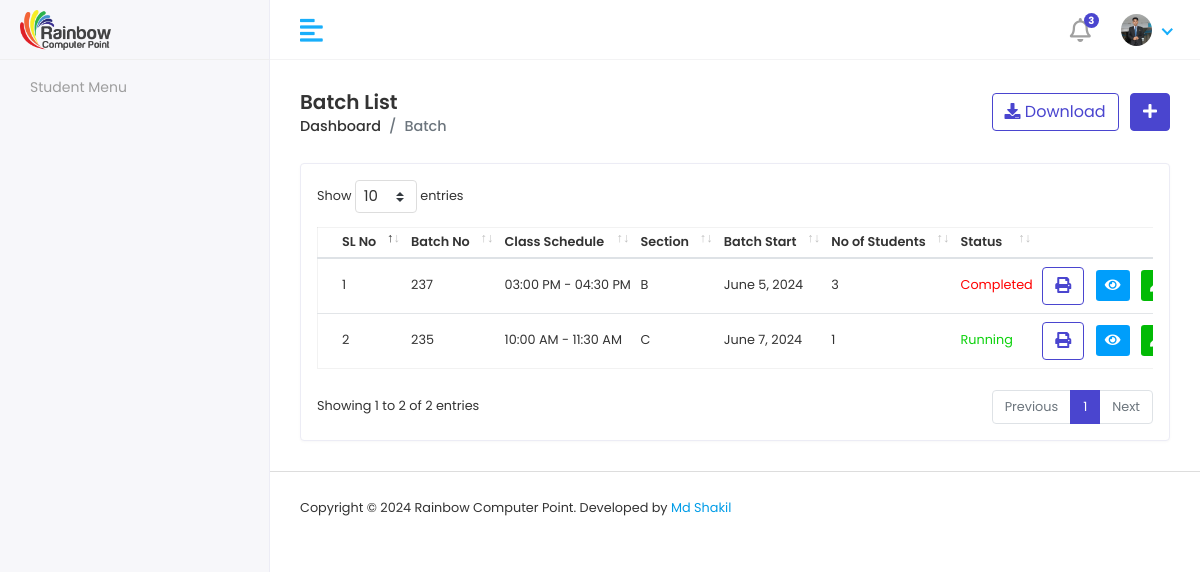
/batchList/, run on an earlier commit of the app's database.
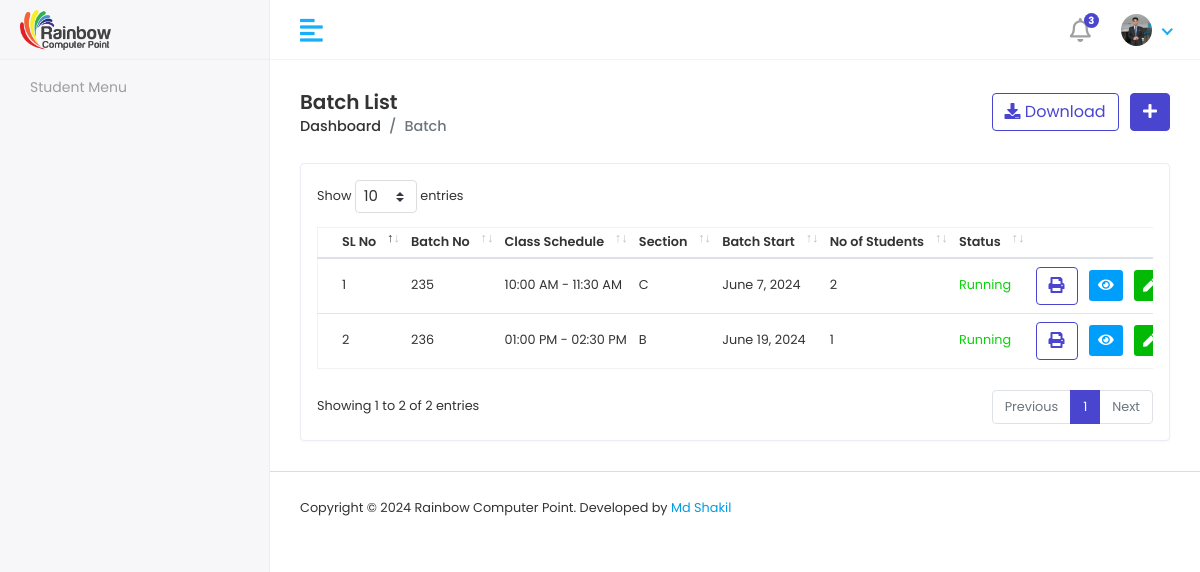
And on a later commit of the database.
### RainbowApp/models.py (models this page shows, shortened)
class BatchInfoModel(models.Model):
    BatchNo = models.CharField(max_length=100, null=True)
    SCHEDULE = [
        ('09:00 AM - 10:00 AM','09:00 AM - 10:00 AM'),
        ('10:00 AM - 11:30 AM','10:00 AM - 11:30 AM'),
        ('11:30 AM - 01:00 PM','11:30 AM - 01:00 PM'),
        ('01:00 PM - 02:30 PM','01:00 PM - 02:30 PM'),
        ('03:00 PM - 04:30 PM','03:00 PM - 04:30 PM'),
        ('04:30 PM - 06:00 PM','04:30 PM - 06:00 PM'),
        ('06:00 PM - 07:30 PM','06:00 PM - 07:30 PM'),
        ('08:00 PM - 09:30 PM','08:00 PM - 09:30 PM'),
    ]
    Batchschedule = models.CharField(choices=SCHEDULE,max_length=100, null=True)
    SECTION = [
        ('A','A'),
        ('B','B'),
        ('C','C'),
    ]
    Section = models.CharField(choices=SECTION,max_length=100, null=True)
    STATUS = [
        ('Running','Running'),
        ('Completed','Completed'),
    ]
    Status = models.CharField(choices=STATUS,max_length=100, null=True)
    BatchStart = models.DateField()

### RainbowProject/batchviews.py (the view)
# urls.py: path('batchList/',batchList, name='batchList'),
def batchList(request):
    batchData = BatchInfoModel.objects.all()
    batch_data_with_counts = []
    for batch in batchData:
        student_count = StudentInfoModel.objects.filter(BatchNo=batch).count()
        batch_data_with_counts.append((batch, student_count))
    context = {
        'batch_data_with_counts': batch_data_with_counts
    }
    return render(request, 'mybatch/batchlist.html', context)

### template/mybatch/batchlist.html (shortened to what this page needs)
{% extends 'adminmaster/adminmaster.html' %}
{% block admincontent %}
{% load static %}
<div class="content container-fluid">
    <div class="page-header">
       <div class="row align-items-center">
          <div class="col">
             <h3 class="page-title">Batch List</h3>
             <ul class="breadcrumb">
                <li class="breadcrumb-item"><a href="{% url 'adminDashboard' %}">Dashboard</a></li>
                <li class="breadcrumb-item active">Batch</li>
             </ul>
          </div>
          <div class="col-auto text-right float-right ml-auto">
             <a href="#" class="btn btn-outline-primary mr-2"><i class="fas fa-download"></i> Download</a>
             <a href="{% url 'addBatch' %}" class="btn btn-primary"><i class="fas fa-plus"></i></a>
          </div>
       </div>
    </div>
    <div class="row">
       <div class="col-sm-12">
          <div class="card card-table">
             <div class="card-body">
                <div class="table-responsive">
                    {% include 'commons/message.html' %}
                    <table class="table table-hover table-center mb-0 datatable">
                     <thead>
                         <tr>
                             <th>SL No</th>
                             <th>Batch No</th>
                             <th>Class Schedule</th>
                             <th>Section</th>
                             <th>Batch Start</th>
                             <th>No of Students</th>
                             <th>Status</th>
                             <th class="text-right">Action</th>
                         </tr>
                     </thead>
                     <tbody>
                         {% for batch, student_count in batch_data_with_counts %}
                         <tr>
                             <td>{{ forloop.counter }}</td>
                             <td>{{ batch.BatchNo }}</td>
                             <td>{{ batch.Batchschedule }}</td>
                             <td>{{ batch.Section }}</td>
                             <td>{{ batch.BatchStart }}</td>
                             <td>{{ student_count }}</td>
                             <td {% if batch.Status == 'Running' %} style="color:rgb(12, 210, 12);" {% else %} style="color:red" {% endif %}>
                                 {{ batch.Status }}
                             </td>
                             <td class="text-right">
                                 <div class="actions">
                                    <button onclick="printBatch('{{ batch.BatchNo }}')" class="btn btn-outline-primary mr-2">
                                        <i class="fas fa-print"></i>
                                    </button>
                                     <a href="{% url 'viewSingleBatch' batch.BatchNo %}" class="btn btn-sm bg-info-light mr-2">
                                         <i class="fas fa-eye"></i>
                                     </a>
                                     <a href="{% url 'editBatch' batch.id %}" class="btn btn-sm bg-success-light mr-2">
                                         <i class="fas fa-pen"></i>
                                     </a>
                                 </div>
                             </td>
                         </tr>
                         {% endfor %}
                     </tbody>
                 </table>
                </div>
             </div>
          </div>
       </div>
    </div>
 </div>
{% endblock admincontent %}

### template/adminmaster/adminmaster.html (shortened to what this page needs)
{% load static %}
<!DOCTYPE html>
<html lang="en">
<head>
    <link rel="stylesheet" href="{% static 'assets/plugins/bootstrap/css/bootstrap.min.css' %}">
    <link rel="stylesheet" href="{% static 'assets/plugins/fontawesome/css/fontawesome.min.css' %}">
    <link rel="stylesheet" href="{% static 'assets/plugins/fontawesome/css/all.min.css' %}">
    <link rel="stylesheet" href="{% static 'assets/plugins/simple-calendar/simple-calendar.css' %}">
    <link rel="stylesheet" href="{% static 'assets/plugins/datatables/datatables.min.css' %}">
    <link rel="stylesheet" href="{% static 'assets/css/style.css' %}">
</head>
<body>
    <div class="main-wrapper">
        {% include 'adminmaster/adminheader.html' %}
        {% include 'adminmaster/adminsidebar.html' %}
        <div class="page-wrapper">
            {% block admincontent %}
            {% endblock admincontent %}
            {% include 'adminmaster/adminfooter.html' %}
        </div>
    </div>
</body>
</html>

### template/adminmaster/adminheader.html (shortened to what this page needs)
{% load static %}
<div class="header">
    <div class="header-left">
        <a href="" class="logo">
            <img src="{% static 'assets/img/logo.png' %}" alt="Logo">
        </a>
    </div>
    <a href="javascript:void(0);" id="toggle_btn">
        <i class="fas fa-align-left"></i>
    </a>
    <ul class="nav user-menu">
        <li class="nav-item dropdown noti-dropdown">
            <a href="#" class="dropdown-toggle nav-link" data-toggle="dropdown">
                <i class="far fa-bell"></i> <span class="badge badge-pill">3</span>
            </a>
        </li>
        <li class="nav-item dropdown has-arrow">
            {% if user.UserType == 'Student' %}
            <a href="#" class="dropdown-toggle nav-link" data-toggle="dropdown">
                <span class="user-img"><img class="avatar-img rounded-circle"
                        src="{{user.studentuser.StudentPhoto.url}}" width="31"
                        alt="Ryan Taylor"></span>
            </a>
            {% else %}
            <a href="#" class="dropdown-toggle nav-link" data-toggle="dropdown">
                <span class="user-img"><img class="rounded-circle"
                        src="{% static 'assets/img/profiles/shakil.jpg' %}" width="31"
                        alt="Ryan Taylor"></span>
            </a>
            {% endif %}
        </li>
    </ul>
</div>

### template/adminmaster/adminsidebar.html (shortened to what this page needs)
{% load static %}
<div class="sidebar" id="sidebar">
    <div class="sidebar-inner slimscroll">
        <div id="sidebar-menu" class="sidebar-menu">
            <ul>
                <li class="menu-title">
                    <span>Student Menu</span>
                </li>
        </div>
    </div>
</div>

### template/adminmaster/adminfooter.html
<footer>
    <p>Copyright © 2024 Rainbow Computer Point. Developed by <a href="https://www.facebook.com/mrshakil015/" target="_blank">Md Shakil</a></p>
</footer>

What changed in the data, as far as the page shows it:
removed BatchInfoModel: BatchNo "237", Batchschedule "03:00 PM - 04:30 PM", Section "B", BatchStart "June 5, 2024", student_count "3", Status "Completed"
computed for BatchInfoModel "10:00 AM - 11:30 AM": student_count "1" → "2"
added BatchInfoModel: BatchNo "236", Batchschedule "01:00 PM - 02:30 PM", Section "B", BatchStart "June 19, 2024", student_count "1", Status "Running"
